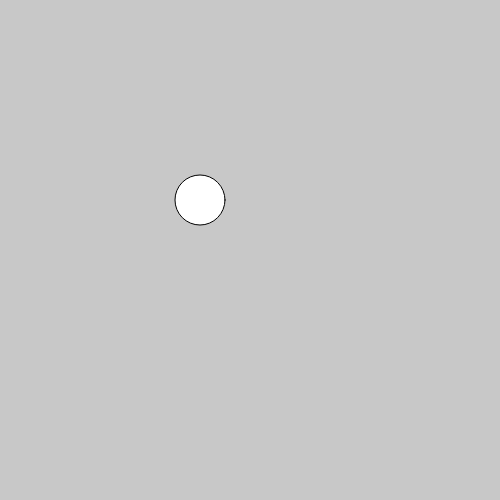
Frame 1 (no input)
Frame 60 (no input): identical to frame 1, image omitted
Frame 120 (the mouse pressed at the canvas centre since frame 60): identical to frame 1, image omitted

The p5.js sketch that drew this single still picture (run headless with seeded random() and noise() and a simulated clock; from frame 60 on, the mouse is pressed at the canvas centre):

// p5.js sketch
// ── sketch.js
function setup() {
  // hello world.
  createCanvas(500, 500)
}

function draw() {
  background(200)
  ellipse(200, 200, 50, 50)
}
